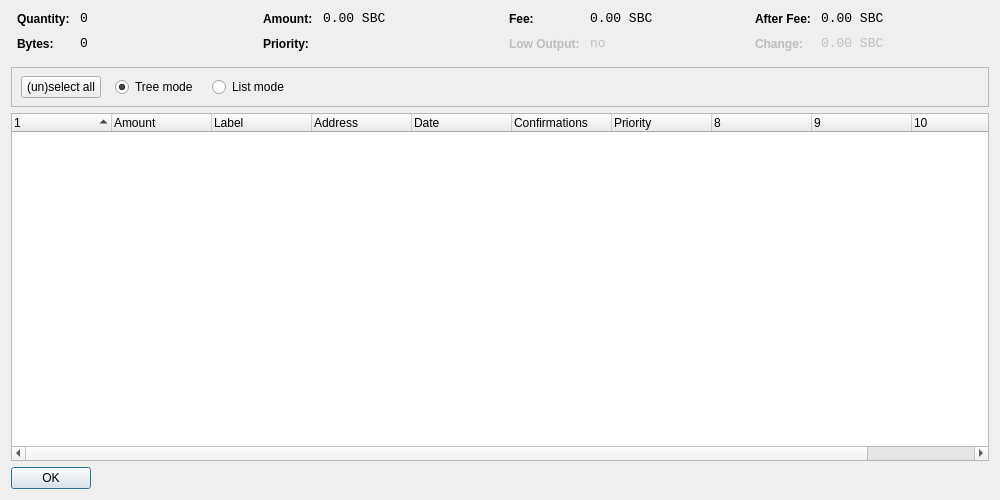
<?xml version="1.0" encoding="UTF-8"?>
<ui version="4.0">
 <class>CoinControlDialog</class>
 <widget class="QDialog" name="CoinControlDialog">
  <property name="geometry">
   <rect>
    <x>0</x>
    <y>0</y>
    <width>1000</width>
    <height>500</height>
   </rect>
  </property>
  <property name="windowTitle">
   <string>Coin Control</string>
  </property>
  <layout class="QVBoxLayout" name="verticalLayout">
   <item>
    <layout class="QHBoxLayout" name="horizontalLayoutTop" stretch="0,0,0,0">
     <property name="topMargin">
      <number>0</number>
     </property>
     <property name="bottomMargin">
      <number>10</number>
     </property>
     <item>
      <layout class="QFormLayout" name="formLayoutCoinControl1">
       <property name="horizontalSpacing">
        <number>10</number>
       </property>
       <property name="verticalSpacing">
        <number>10</number>
       </property>
       <property name="leftMargin">
        <number>6</number>
       </property>
       <property name="rightMargin">
        <number>6</number>
       </property>
       <item row="0" column="0">
        <widget class="QLabel" name="labelCoinControlQuantityText">
         <property name="styleSheet">
          <string notr="true">font-weight:bold;</string>
         </property>
         <property name="text">
          <string>Quantity:</string>
         </property>
        </widget>
       </item>
       <item row="0" column="1">
        <widget class="QLabel" name="labelCoinControlQuantity">
         <property name="font">
          <font>
           <family>Monospace</family>
           <pointsize>10</pointsize>
          </font>
         </property>
         <property name="cursor">
          <cursorShape>IBeamCursor</cursorShape>
         </property>
         <property name="contextMenuPolicy">
          <enum>Qt::ActionsContextMenu</enum>
         </property>
         <property name="text">
          <string notr="true">0</string>
         </property>
         <property name="textInteractionFlags">
          <set>Qt::LinksAccessibleByMouse|Qt::TextSelectableByKeyboard|Qt::TextSelectableByMouse</set>
         </property>
        </widget>
       </item>
       <item row="1" column="0">
        <widget class="QLabel" name="labelCoinControlBytesText">
         <property name="styleSheet">
          <string notr="true">font-weight:bold;</string>
         </property>
         <property name="text">
          <string>Bytes:</string>
         </property>
        </widget>
       </item>
       <item row="1" column="1">
        <widget class="QLabel" name="labelCoinControlBytes">
         <property name="font">
          <font>
           <family>Monospace</family>
           <pointsize>10</pointsize>
          </font>
         </property>
         <property name="cursor">
          <cursorShape>IBeamCursor</cursorShape>
         </property>
         <property name="contextMenuPolicy">
          <enum>Qt::ActionsContextMenu</enum>
         </property>
         <property name="text">
          <string notr="true">0</string>
         </property>
         <property name="textInteractionFlags">
          <set>Qt::LinksAccessibleByMouse|Qt::TextSelectableByKeyboard|Qt::TextSelectableByMouse</set>
         </property>
        </widget>
       </item>
      </layout>
     </item>
     <item>
      <layout class="QFormLayout" name="formLayoutCoinControl2">
       <property name="horizontalSpacing">
        <number>10</number>
       </property>
       <property name="verticalSpacing">
        <number>10</number>
       </property>
       <property name="leftMargin">
        <number>6</number>
       </property>
       <property name="rightMargin">
        <number>6</number>
       </property>
       <item row="0" column="0">
        <widget class="QLabel" name="labelCoinControlAmountText">
         <property name="styleSheet">
          <string notr="true">font-weight:bold;</string>
         </property>
         <property name="text">
          <string>Amount:</string>
         </property>
        </widget>
       </item>
       <item row="0" column="1">
        <widget class="QLabel" name="labelCoinControlAmount">
         <property name="font">
          <font>
           <family>Monospace</family>
           <pointsize>10</pointsize>
          </font>
         </property>
         <property name="cursor">
          <cursorShape>IBeamCursor</cursorShape>
         </property>
         <property name="contextMenuPolicy">
          <enum>Qt::ActionsContextMenu</enum>
         </property>
         <property name="text">
          <string notr="true">0.00 SBC</string>
         </property>
         <property name="textInteractionFlags">
          <set>Qt::LinksAccessibleByMouse|Qt::TextSelectableByKeyboard|Qt::TextSelectableByMouse</set>
         </property>
        </widget>
       </item>
       <item row="1" column="0">
        <widget class="QLabel" name="labelCoinControlPriorityText">
         <property name="styleSheet">
          <string notr="true">font-weight:bold;</string>
         </property>
         <property name="text">
          <string>Priority:</string>
         </property>
        </widget>
       </item>
       <item row="1" column="1">
        <widget class="QLabel" name="labelCoinControlPriority">
         <property name="font">
          <font>
           <family>Monospace</family>
           <pointsize>10</pointsize>
          </font>
         </property>
         <property name="cursor">
          <cursorShape>IBeamCursor</cursorShape>
         </property>
         <property name="contextMenuPolicy">
          <enum>Qt::ActionsContextMenu</enum>
         </property>
         <property name="text">
          <string/>
         </property>
         <property name="textInteractionFlags">
          <set>Qt::LinksAccessibleByMouse|Qt::TextSelectableByKeyboard|Qt::TextSelectableByMouse</set>
         </property>
        </widget>
       </item>
      </layout>
     </item>
     <item>
      <layout class="QFormLayout" name="formLayoutCoinControl3">
       <property name="horizontalSpacing">
        <number>10</number>
       </property>
       <property name="verticalSpacing">
        <number>10</number>
       </property>
       <property name="leftMargin">
        <number>6</number>
       </property>
       <property name="rightMargin">
        <number>6</number>
       </property>
       <item row="0" column="0">
        <widget class="QLabel" name="labelCoinControlFeeText">
         <property name="styleSheet">
          <string notr="true">font-weight:bold;</string>
         </property>
         <property name="text">
          <string>Fee:</string>
         </property>
        </widget>
       </item>
       <item row="0" column="1">
        <widget class="QLabel" name="labelCoinControlFee">
         <property name="font">
          <font>
           <family>Monospace</family>
           <pointsize>10</pointsize>
          </font>
         </property>
         <property name="cursor">
          <cursorShape>IBeamCursor</cursorShape>
         </property>
         <property name="contextMenuPolicy">
          <enum>Qt::ActionsContextMenu</enum>
         </property>
         <property name="text">
          <string notr="true">0.00 SBC</string>
         </property>
         <property name="textInteractionFlags">
          <set>Qt::LinksAccessibleByMouse|Qt::TextSelectableByKeyboard|Qt::TextSelectableByMouse</set>
         </property>
        </widget>
       </item>
       <item row="1" column="0">
        <widget class="QLabel" name="labelCoinControlLowOutputText">
         <property name="enabled">
          <bool>false</bool>
         </property>
         <property name="styleSheet">
          <string notr="true">font-weight:bold;</string>
         </property>
         <property name="text">
          <string>Low Output:</string>
         </property>
        </widget>
       </item>
       <item row="1" column="1">
        <widget class="QLabel" name="labelCoinControlLowOutput">
         <property name="enabled">
          <bool>false</bool>
         </property>
         <property name="font">
          <font>
           <family>Monospace</family>
           <pointsize>10</pointsize>
          </font>
         </property>
         <property name="cursor">
          <cursorShape>IBeamCursor</cursorShape>
         </property>
         <property name="contextMenuPolicy">
          <enum>Qt::ActionsContextMenu</enum>
         </property>
         <property name="text">
          <string notr="true">no</string>
         </property>
         <property name="textInteractionFlags">
          <set>Qt::LinksAccessibleByMouse|Qt::TextSelectableByKeyboard|Qt::TextSelectableByMouse</set>
         </property>
        </widget>
       </item>
      </layout>
     </item>
     <item>
      <layout class="QFormLayout" name="formLayoutCoinControl4">
       <property name="horizontalSpacing">
        <number>10</number>
       </property>
       <property name="verticalSpacing">
        <number>10</number>
       </property>
       <property name="leftMargin">
        <number>6</number>
       </property>
       <property name="rightMargin">
        <number>6</number>
       </property>
       <item row="0" column="0">
        <widget class="QLabel" name="labelCoinControlAfterFeeText">
         <property name="styleSheet">
          <string notr="true">font-weight:bold;</string>
         </property>
         <property name="text">
          <string>After Fee:</string>
         </property>
        </widget>
       </item>
       <item row="0" column="1">
        <widget class="QLabel" name="labelCoinControlAfterFee">
         <property name="font">
          <font>
           <family>Monospace</family>
           <pointsize>10</pointsize>
          </font>
         </property>
         <property name="cursor">
          <cursorShape>IBeamCursor</cursorShape>
         </property>
         <property name="contextMenuPolicy">
          <enum>Qt::ActionsContextMenu</enum>
         </property>
         <property name="text">
          <string notr="true">0.00 SBC</string>
         </property>
         <property name="textInteractionFlags">
          <set>Qt::LinksAccessibleByMouse|Qt::TextSelectableByKeyboard|Qt::TextSelectableByMouse</set>
         </property>
        </widget>
       </item>
       <item row="1" column="0">
        <widget class="QLabel" name="labelCoinControlChangeText">
         <property name="enabled">
          <bool>false</bool>
         </property>
         <property name="styleSheet">
          <string notr="true">font-weight:bold;</string>
         </property>
         <property name="text">
          <string>Change:</string>
         </property>
        </widget>
       </item>
       <item row="1" column="1">
        <widget class="QLabel" name="labelCoinControlChange">
         <property name="enabled">
          <bool>false</bool>
         </property>
         <property name="font">
          <font>
           <family>Monospace</family>
           <pointsize>10</pointsize>
          </font>
         </property>
         <property name="cursor">
          <cursorShape>IBeamCursor</cursorShape>
         </property>
         <property name="contextMenuPolicy">
          <enum>Qt::ActionsContextMenu</enum>
         </property>
         <property name="text">
          <string notr="true">0.00 SBC</string>
         </property>
         <property name="textInteractionFlags">
          <set>Qt::LinksAccessibleByMouse|Qt::TextSelectableByKeyboard|Qt::TextSelectableByMouse</set>
         </property>
        </widget>
       </item>
      </layout>
     </item>
    </layout>
   </item>
   <item>
    <widget class="QFrame" name="frame">
     <property name="minimumSize">
      <size>
       <width>0</width>
       <height>40</height>
      </size>
     </property>
     <property name="frameShape">
      <enum>QFrame::StyledPanel</enum>
     </property>
     <property name="frameShadow">
      <enum>QFrame::Sunken</enum>
     </property>
     <widget class="QWidget" name="horizontalLayoutWidget">
      <property name="geometry">
       <rect>
        <x>10</x>
        <y>0</y>
        <width>781</width>
        <height>41</height>
       </rect>
      </property>
      <layout class="QHBoxLayout" name="horizontalLayoutPanel" stretch="0,0,0,0,0">
       <property name="spacing">
        <number>14</number>
       </property>
       <item>
        <widget class="QPushButton" name="pushButtonSelectAll">
         <property name="sizePolicy">
          <sizepolicy hsizetype="Maximum" vsizetype="Fixed">
           <horstretch>0</horstretch>
           <verstretch>0</verstretch>
          </sizepolicy>
         </property>
         <property name="text">
          <string>(un)select all</string>
         </property>
        </widget>
       </item>
       <item>
        <widget class="QRadioButton" name="radioTreeMode">
         <property name="sizePolicy">
          <sizepolicy hsizetype="Maximum" vsizetype="Fixed">
           <horstretch>0</horstretch>
           <verstretch>0</verstretch>
          </sizepolicy>
         </property>
         <property name="text">
          <string>Tree mode</string>
         </property>
         <property name="checked">
          <bool>true</bool>
         </property>
        </widget>
       </item>
       <item>
        <widget class="QRadioButton" name="radioListMode">
         <property name="sizePolicy">
          <sizepolicy hsizetype="Maximum" vsizetype="Fixed">
           <horstretch>0</horstretch>
           <verstretch>0</verstretch>
          </sizepolicy>
         </property>
         <property name="text">
          <string>List mode</string>
         </property>
        </widget>
       </item>
       <item>
        <spacer name="horizontalSpacer">
         <property name="orientation">
          <enum>Qt::Horizontal</enum>
         </property>
         <property name="sizeHint" stdset="0">
          <size>
           <width>40</width>
           <height>20</height>
          </size>
         </property>
        </spacer>
       </item>
      </layout>
     </widget>
    </widget>
   </item>
   <item>
    <widget class="CoinControlTreeWidget" name="treeWidget">
     <property name="contextMenuPolicy">
      <enum>Qt::CustomContextMenu</enum>
     </property>
     <property name="sortingEnabled">
      <bool>false</bool>
     </property>
     <property name="columnCount">
      <number>11</number>
     </property>
     <attribute name="headerShowSortIndicator" stdset="0">
      <bool>true</bool>
     </attribute>
     <attribute name="headerStretchLastSection">
      <bool>false</bool>
     </attribute>
     <column>
      <property name="text">
       <string/>
      </property>
     </column>
     <column>
      <property name="text">
       <string>Amount</string>
      </property>
     </column>
     <column>
      <property name="text">
       <string>Label</string>
      </property>
     </column>
     <column>
      <property name="text">
       <string>Address</string>
      </property>
     </column>
     <column>
      <property name="text">
       <string>Date</string>
      </property>
     </column>
     <column>
      <property name="text">
       <string>Confirmations</string>
      </property>
      <property name="toolTip">
       <string>Confirmed</string>
      </property>
     </column>
     <column>
      <property name="text">
       <string>Priority</string>
      </property>
     </column>
     <column>
      <property name="text">
       <string/>
      </property>
     </column>
     <column>
      <property name="text">
       <string/>
      </property>
     </column>
     <column>
      <property name="text">
       <string/>
      </property>
     </column>
     <column>
      <property name="text">
       <string/>
      </property>
     </column>
    </widget>
   </item>
   <item>
    <widget class="QDialogButtonBox" name="buttonBox">
     <property name="sizePolicy">
      <sizepolicy hsizetype="Maximum" vsizetype="Fixed">
       <horstretch>0</horstretch>
       <verstretch>0</verstretch>
      </sizepolicy>
     </property>
     <property name="orientation">
      <enum>Qt::Horizontal</enum>
     </property>
     <property name="standardButtons">
      <set>QDialogButtonBox::Ok</set>
     </property>
    </widget>
   </item>
  </layout>
 </widget>
 <customwidgets>
  <customwidget>
   <class>CoinControlTreeWidget</class>
   <extends>QTreeWidget</extends>
   <header>coincontroltreewidget.h</header>
  </customwidget>
 </customwidgets>
 <resources/>
 <connections/>
</ui>
